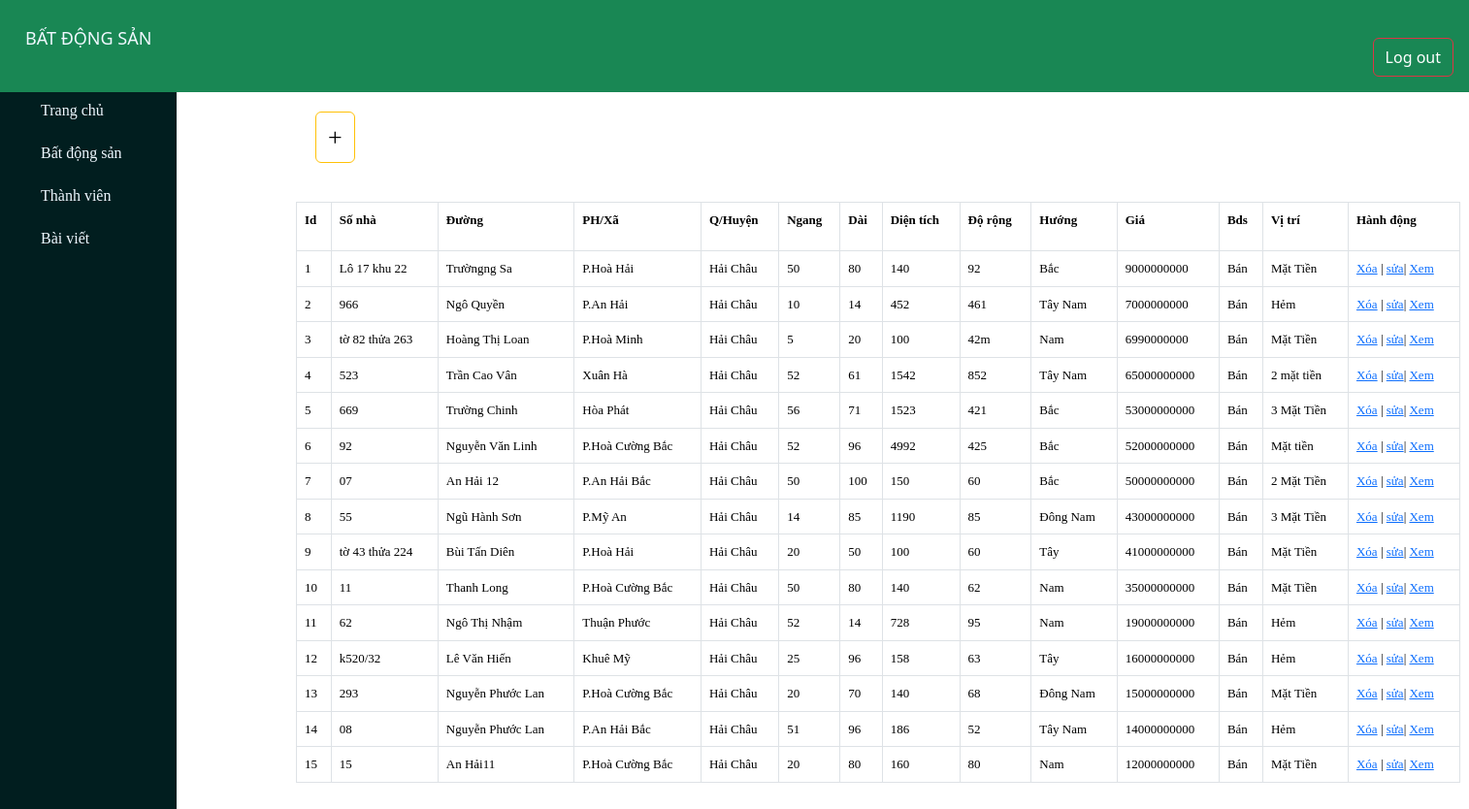
Page /data.php?action=data&query=them on the committed database.
### tables this page shows
CREATE TABLE `tbl_danhmuc` (
  `id_danhmuc` int(11) NOT NULL,
  `sonha` varchar(100) NOT NULL,
  `duong` varchar(100) NOT NULL,
  `xa` varchar(100) NOT NULL,
  `huyen` varchar(100) NOT NULL,
  `ngang` varchar(100) NOT NULL,
  `dai` varchar(100) NOT NULL,
  `dientich` varchar(100) NOT NULL,
  `dorong` varchar(11) NOT NULL,
  `huong` varchar(100) NOT NULL,
  `gia` varchar(100) NOT NULL,
  `bds` varchar(50) NOT NULL,
  `vitri` varchar(100) NOT NULL,
  `ten` varchar(50) NOT NULL,
  `dang` varchar(50) NOT NULL,
  `hinhanh` varchar(100) NOT NULL,
  `ghichu` varchar(100) NOT NULL,
  `sdt` varchar(20) NOT NULL
);

### modules/data/list_data.php (the view, shortened to what this page needs)
  <?php
    $sql_lietke_danhmucsp = "SELECT * FROM tbl_danhmuc ORDER BY gia DESC";
    $mysqli = new mysqli("localhost","root","","web_mysqli");
    $query_lietke_danhmucsp = mysqli_query($mysqli,$sql_lietke_danhmucsp);
?>
        <button type="button" class="btn btn-outline-warning" style="margin-top: 40px;"><a href="data.php?action=data&query=sua1" style="color: black;text-decoration: none;font-size: 26px;">+</a></button>
<table class="table table-bordered"style=" width:1200px; margin-left:150px; margin-top:40px;font-size: 13px;">
  <tr class="hihi">
    <th>Id</th>
    <th>Số nhà</th>
    <th>Đường</th>
    <th>PH/Xã</th>
    <th>Q/Huyện</th>
    <th>Ngang</th>
    <th>Dài</th>
    <th>Diện tích</th>
    <th>Độ rộng</th>
    <th>Hướng</th>
    <th>Giá</th>
    <th>Bds</th>
    <th>Vị trí</th>
    <th>Hành động</th>
  </tr>
  <?php
  $i=0;
  while($row = mysqli_fetch_array($query_lietke_danhmucsp)){
    $i++;
?>
    <tr>
    <td><?php echo $i ?></td>
    <td><?php echo $row['sonha'] ?></td>
    <td><?php echo $row['duong'] ?></td>
    <td><?php echo $row['xa'] ?></td>
    <td>
    <?php
    if ( $row['huyen']==0) {
      echo 'Hải Châu';
    }elseif ( $row['huyen']==1) {
      echo 'Cẩm Lệ';
    }elseif ( $row['huyen']==2) {
      echo 'Thanh Khê';
    }elseif ( $row['huyen']==3) {
      echo 'Liên Chiểu';
    }elseif ( $row['huyen']==4) {
      echo 'Ngũ Hành Sơn';
    }elseif ( $row['huyen']==5) {
      echo 'Sơn Trà';
    }elseif ( $row['huyen']==6) {
      echo 'Huyện Hòa Vang';
    }elseif ( $row['huyen']==7) {
      echo 'Huyện Hoàng Sa';
    }
     ?>
    </td>
    <td><?php echo $row['ngang'] ?></td>
    <td><?php echo $row['dai'] ?></td>
    <td><?php echo $row['dientich'] ?></td>
    <td><?php echo $row['dorong'] ?></td>
    <td><?php echo $row['huong'] ?></td>
    <td><?php echo $row['gia'] ?></td>
    <td>
    <?php
if ( $row['bds']==0) {
  echo 'Bán';
}elseif ( $row['bds']==1) {
  echo 'Cho thuê';
}
 ?>
    </td>
    <td><?php echo $row['vitri'] ?></td>
    <td>
        <a href="modules/data/controll_data.php?iddanhmuc=<?php echo $row['id_danhmuc'] ?>">Xóa</a> | <a href="?action=data&query=sua&iddanhmuc=<?php echo $row['id_danhmuc'] ?>">sửa</a>| <a href="?action=data&query=xem&iddanhmuc=<?php echo $row['id_danhmuc'] ?>">Xem</a>
    </td>
  </tr>
  <?php
  }
  ?>
</table>

### css/min1.css (style rules this page uses)
.hihi { height: 50px; transform: scale(1); width: 1000px; background-color: #c8c9c1; margin-top: -00px; margin-left: 250px; }

### data.php (style rules this page uses)
body { margin: 0; padding: 0; background-image: url('image/hinh2.jpg'); }

### rows in the picture
tbl_danhmuc: sonha "Lô 17 khu 22", duong "Trườngng Sa", xa "P.Hoà Hải", huyen "Hải Châu", ngang "50", dai "80", dientich "140", dorong "92", huong "Bắc", gia "9000000000", bds "Bán", vitri "Mặt Tiền"
tbl_danhmuc: sonha "966", duong "Ngô Quyền", xa "P.An Hải", huyen "Hải Châu", ngang "10", dai "14", dientich "452", dorong "461", huong "Tây Nam", gia "7000000000", bds "Bán", vitri "Hẻm"
tbl_danhmuc: sonha "tờ 82 thửa 263", duong "Hoàng Thị Loan", xa "P.Hoà Minh", huyen "Hải Châu", ngang "5", dai "20", dientich "100", dorong "42m", huong "Nam", gia "6990000000", bds "Bán", vitri "Mặt Tiền"
tbl_danhmuc: sonha "523", duong "Trần Cao Vân", xa "Xuân Hà", huyen "Hải Châu", ngang "52", dai "61", dientich "1542", dorong "852", huong "Tây Nam", gia "65000000000", bds "Bán", vitri "2 mặt tiền"
tbl_danhmuc: sonha "669", duong "Trường Chinh", xa "Hòa Phát", huyen "Hải Châu", ngang "56", dai "71", dientich "1523", dorong "421", huong "Bắc", gia "53000000000", bds "Bán", vitri "3 Mặt Tiền"
tbl_danhmuc: sonha "92", duong "Nguyễn Văn Linh", xa "P.Hoà Cường Bắc", huyen "Hải Châu", ngang "52", dai "96", dientich "4992", dorong "425", huong "Bắc", gia "52000000000", bds "Bán", vitri "Mặt tiền"
tbl_danhmuc: sonha "07", duong "An Hải 12", xa "P.An Hải Bắc", huyen "Hải Châu", ngang "50", dai "100", dientich "150", dorong "60", huong "Bắc", gia "50000000000", bds "Bán", vitri "2 Mặt Tiền"
tbl_danhmuc: sonha "55", duong "Ngũ Hành Sơn", xa "P.Mỹ An", huyen "Hải Châu", ngang "14", dai "85", dientich "1190", dorong "85", huong "Đông Nam", gia "43000000000", bds "Bán", vitri "3 Mặt Tiền"
tbl_danhmuc: sonha "tờ 43 thửa 224", duong "Bùi Tấn Diên", xa "P.Hoà Hải", huyen "Hải Châu", ngang "20", dai "50", dientich "100", dorong "60", huong "Tây", gia "41000000000", bds "Bán", vitri "Mặt Tiền"
tbl_danhmuc: sonha "11", duong "Thanh Long", xa "P.Hoà Cường Bắc", huyen "Hải Châu", ngang "50", dai "80", dientich "140", dorong "62", huong "Nam", gia "35000000000", bds "Bán", vitri "Mặt Tiền"
tbl_danhmuc: sonha "62", duong "Ngô Thị Nhậm", xa "Thuận Phước", huyen "Hải Châu", ngang "52", dai "14", dientich "728", dorong "95", huong "Nam", gia "19000000000", bds "Bán", vitri "Hẻm"
tbl_danhmuc: sonha "k520/32", duong "Lê Văn Hiến", xa "Khuê Mỹ", huyen "Hải Châu", ngang "25", dai "96", dientich "158", dorong "63", huong "Tây", gia "16000000000", bds "Bán", vitri "Hẻm"
tbl_danhmuc: sonha "293", duong "Nguyễn Phước Lan", xa "P.Hoà Cường Bắc", huyen "Hải Châu", ngang "20", dai "70", dientich "140", dorong "68", huong "Đông Nam", gia "15000000000", bds "Bán", vitri "Mặt Tiền"
tbl_danhmuc: sonha "08", duong "Nguyễn Phước Lan", xa "P.An Hải Bắc", huyen "Hải Châu", ngang "51", dai "96", dientich "186", dorong "52", huong "Tây Nam", gia "14000000000", bds "Bán", vitri "Hẻm"
tbl_danhmuc: sonha "15", duong "An Hải11", xa "P.Hoà Cường Bắc", huyen "Hải Châu", ngang "20", dai "80", dientich "160", dorong "80", huong "Nam", gia "12000000000", bds "Bán", vitri "Mặt Tiền"
